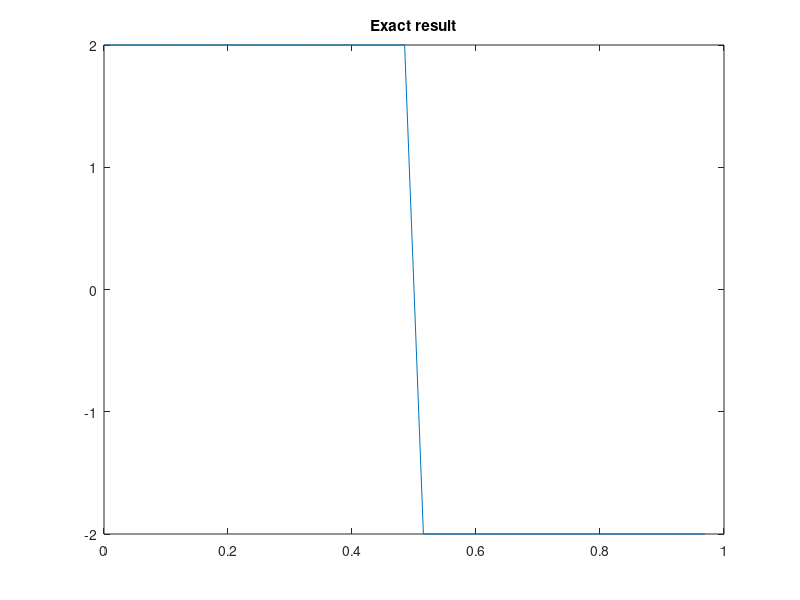
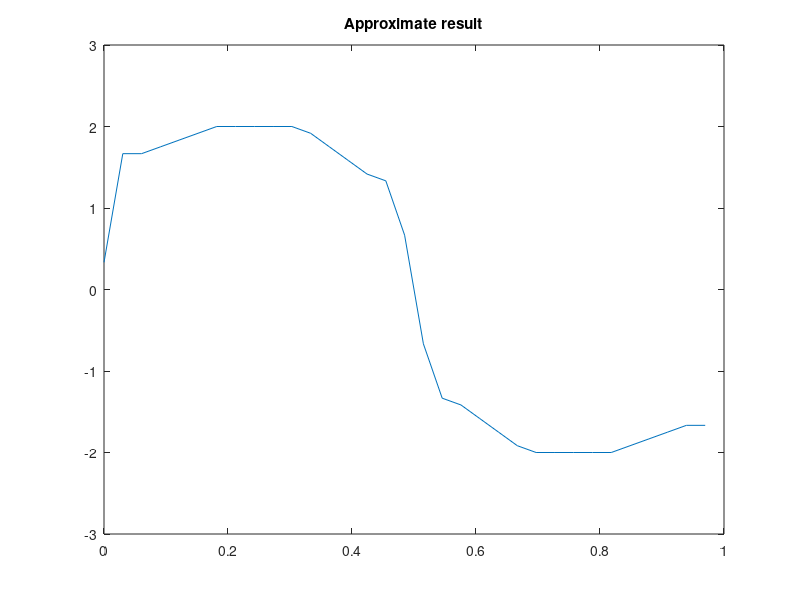
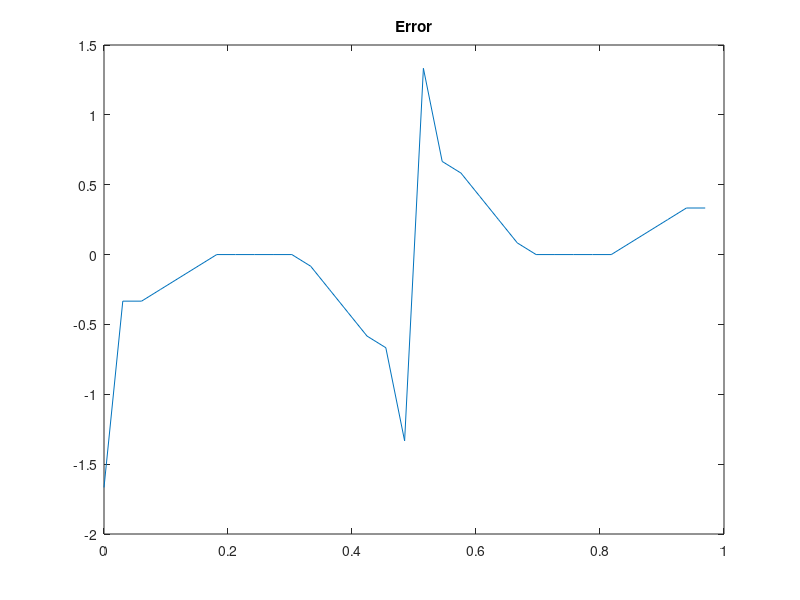

The MATLAB script that drew these images, in order:
clear all;
close all;

% --- Set parameters:
n = 33;  % Number of grid points.
a = 0;  
b = 1;  % a and b specify the extent of the grid.

h = (b-a)/n;
x = linspace(a,b-h,n).';        % The .' tranposes the vector
                                % generated by linspace to a column vector.
                                % Note that we generate a "periodic grid".



% --- Generate a first derivative matrix:
row = zeros(1,n);  % Initialize n row vector of length
                   % n with zeros.
row(2) = 8;
row(3) = -1;
row(7) = 1;
row(n) = -8;

                   
col = zeros(n,1);  % Initialize n column vector of length
                   % n with zeros.
col(2) = -8;
col(3) = 1;
col(7) = -1;
col(n) = 8;

D1 = toeplitz(col,row)/(24*h);
                   

f = zeros(n,1);
df_dx = zeros(n,1);
for j=1:n
    if x(j)<0.5
        f(j)=2*x(j);
         df_dx(j)=2;
    else
        f(j)=1-2*(x(j)-0.5);
        df_dx(j)=-2;
    end
end


D1x = D1*f;      % We need f(x) to be a column vector here.
                    % That's why we transposed linspace above.

error = D1x-df_dx;

figure(1)
plot(x,df_dx)
title('Exact result')

figure(2)
plot(x,D1x)
title('Approximate result')

figure(3)
plot(x,error)
title('Error')